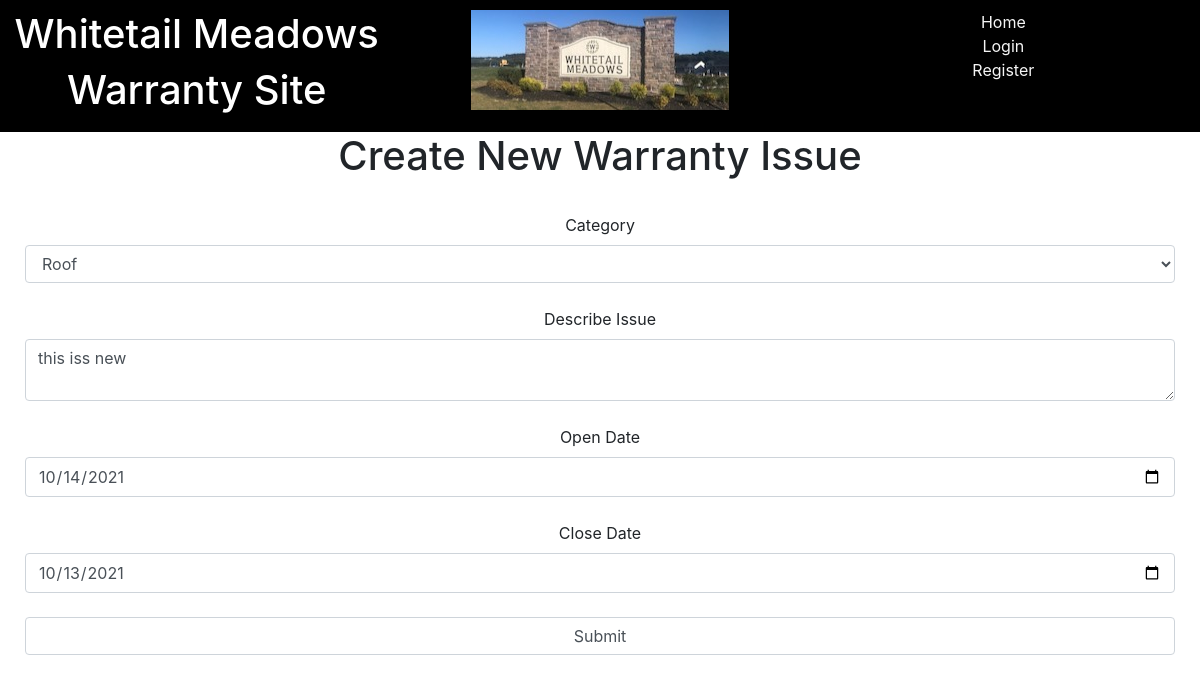
The app's page /ticket/4, older data.
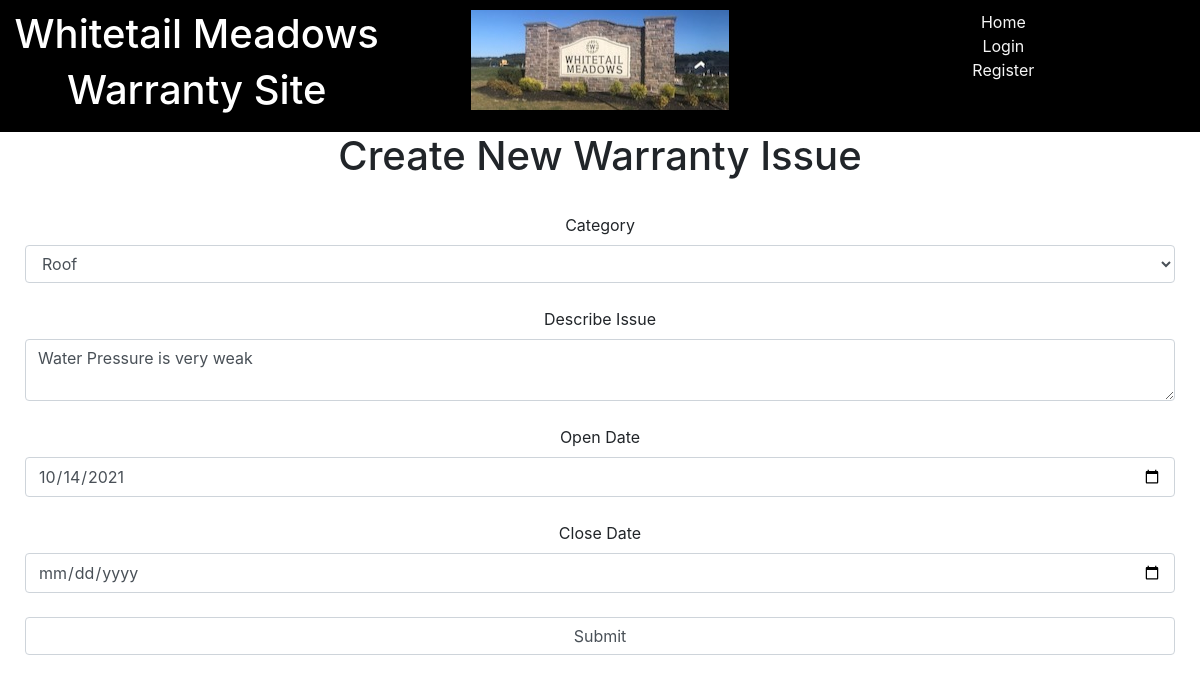
The same page, newer data.
### project_files/models.py (models this page shows, shortened)
class TicketModel(db.Model):
    __tablename__ = 'tickets'
    id = db.Column(db.Integer,primary_key=True)
    home_id = db.Column(db.Integer,db.ForeignKey('users.id'))
    desc = db.Column(db.Text)
    create_date = db.Column(db.Text) #MMDDYYYY
    close_date = db.Column(db.Text)
    category_id = db.Column(db.Integer,db.ForeignKey('category.id'))

### app.py (the view, shortened to what this page needs)
@app.route('/ticket/<ticket_id>',methods=['GET','POST'])
def update_ticket(ticket_id=0):
    ticket = db.session.query(TicketModel).get(ticket_id)
    user_id = ticket.home_id
    if  request.method =='GET':
        form  = AddTicketForm()
        form.category.choices = [(category.id,category.category) for category in
        db.session.query(CategoryModel).all()]
        form.desc.data = ticket.desc
        if ticket.close_date:
            form.closedate.data = datetime.strptime(ticket.close_date,'%Y-%m-%d')
        form.createdate.data = datetime.strptime(ticket.create_date,'%Y-%m-%d')
        form.category.data = ticket.category_id
    return render_template('ticket.html',form=form,user_id=user_id)

### project_files/forms.py
class AddTicketForm(FlaskForm):
    desc = TextAreaField('Describe Issue')
    createdate = DateField('Open Date', format='%Y-%m-%d')
    closedate = DateField('Close Date', format='%Y-%m-%d', validators=(Optional(),))
    category = SelectField("Category",choices=[])
    submit = SubmitField('Submit')

### project_files/templates/ticket.html (shortened to what this page needs)
<!DOCTYPE html>
<html lang="en">
<head>
</head>
{% extends "base.html" %}
{% block content %}
<body>
    <h1>Create New Warranty Issue</h1>
    <div class="frm-tkt">
        <form method="POST">
            <div class='form-group frms'>
                {{form.category.label}}{{form.category(class='form-control')}} <br>
                {{form.desc.label}} {{form.desc(class='form-control')}} <br>
                {{form.createdate.label}} {{form.createdate(class='form-control')}} <br>
                {{form.closedate.label}} {{form.closedate(class='form-control')}} <br>
                {{form.submit(class='form-control')}}
            </div>
        </form>
    </div>
</body>
{% endblock %}

Row changes from the older to the newer data that the page shows:
changed TicketModel "Roof": desc "this iss new" → "Water Pressure is very weak"
Text that changed along with them:
form field closedate: "10/13/2021" → (not shown)
